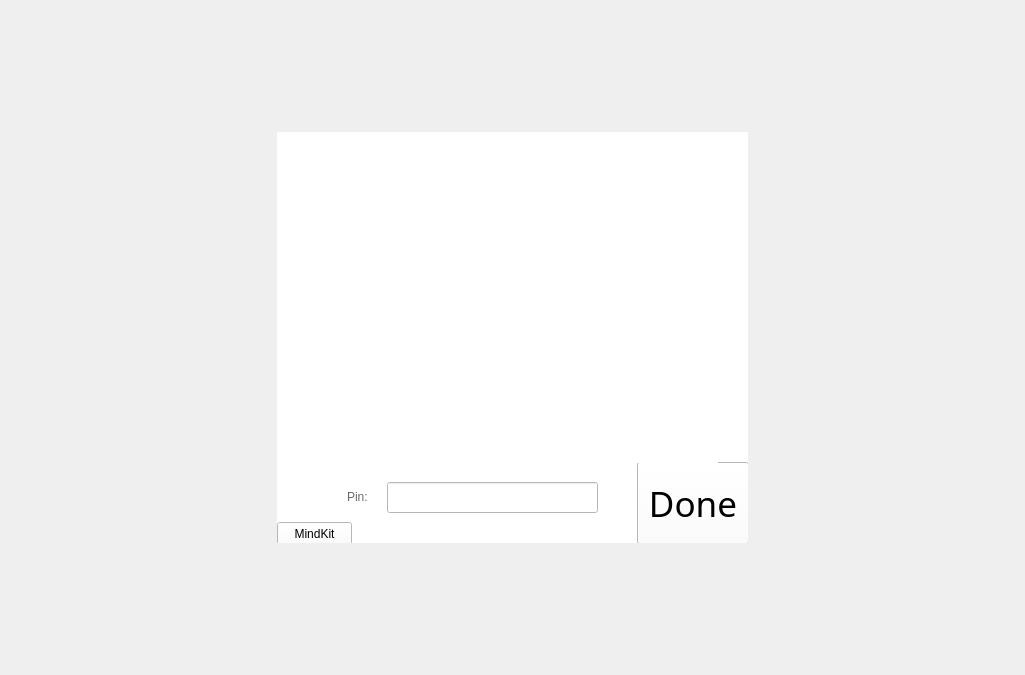
<?xml version="1.0" encoding="UTF-8"?>
<ui version="4.0">
 <class>Parameter_DigitalPin_Form</class>
 <widget class="QWidget" name="Parameter_DigitalPin_Form">
  <property name="geometry">
   <rect>
    <x>0</x>
    <y>0</y>
    <width>1025</width>
    <height>675</height>
   </rect>
  </property>
  <property name="minimumSize">
   <size>
    <width>1025</width>
    <height>675</height>
   </size>
  </property>
  <property name="windowTitle">
   <string>Form</string>
  </property>
  <property name="styleSheet">
   <string notr="true">QWidget#Parameter_DigitalPin_Form
{
	border-image: url(:/resource/images/common/Transparent_Black_70.png);
}</string>
  </property>
  <layout class="QGridLayout" name="gridLayout">
   <item row="0" column="1">
    <spacer name="verticalSpacer">
     <property name="orientation">
      <enum>Qt::Vertical</enum>
     </property>
     <property name="sizeHint" stdset="0">
      <size>
       <width>20</width>
       <height>114</height>
      </size>
     </property>
    </spacer>
   </item>
   <item row="1" column="0">
    <spacer name="horizontalSpacer">
     <property name="orientation">
      <enum>Qt::Horizontal</enum>
     </property>
     <property name="sizeHint" stdset="0">
      <size>
       <width>259</width>
       <height>20</height>
      </size>
     </property>
    </spacer>
   </item>
   <item row="1" column="1">
    <widget class="QWidget" name="widgetBg" native="true">
     <property name="minimumSize">
      <size>
       <width>471</width>
       <height>411</height>
      </size>
     </property>
     <property name="maximumSize">
      <size>
       <width>471</width>
       <height>411</height>
      </size>
     </property>
     <property name="styleSheet">
      <string notr="true">background-color: rgb(255, 255, 255);</string>
     </property>
     <widget class="PushButtonDone" name="pushButton">
      <property name="geometry">
       <rect>
        <x>360</x>
        <y>330</y>
        <width>112</width>
        <height>82</height>
       </rect>
      </property>
      <property name="font">
       <font>
        <family>Nexa Light</family>
        <pointsize>26</pointsize>
        <weight>50</weight>
        <italic>false</italic>
        <bold>false</bold>
       </font>
      </property>
      <property name="styleSheet">
       <string notr="true">QPushButton
{
	border-image: url(:/resource/images/upload_setting/Done.png);
	border-color: rgba(255, 255, 255, 0);
}
QPushButton:hover
{
	border-image: url(:/resource/images/upload_setting/Done_OVER.png);
	border-color: rgba(255, 255, 255, 0);
}</string>
      </property>
      <property name="text">
       <string>Done</string>
      </property>
      <property name="shortcut">
       <string>Ctrl+Return</string>
      </property>
      <property name="default">
       <bool>false</bool>
      </property>
     </widget>
     <widget class="QLineEdit" name="lineEdit">
      <property name="geometry">
       <rect>
        <x>110</x>
        <y>350</y>
        <width>211</width>
        <height>31</height>
       </rect>
      </property>
      <property name="styleSheet">
       <string notr="true">font: 17pt &quot;Microsoft YaHei UI&quot;;</string>
      </property>
     </widget>
     <widget class="QLabel" name="label">
      <property name="geometry">
       <rect>
        <x>70</x>
        <y>352</y>
        <width>31</width>
        <height>25</height>
       </rect>
      </property>
      <property name="styleSheet">
       <string notr="true">color: rgb(105, 105, 105);
font: 13pt &quot;Microsoft JhengHei&quot;;</string>
      </property>
      <property name="text">
       <string>Pin:</string>
      </property>
     </widget>
     <widget class="QLabel" name="backgourndimage">
      <property name="geometry">
       <rect>
        <x>20</x>
        <y>10</y>
        <width>421</width>
        <height>321</height>
       </rect>
      </property>
      <property name="text">
       <string/>
      </property>
      <property name="pixmap">
       <pixmap resource="src.qrc">:/resource/images/parameter_input/DigitalPin/ArduinoUNO_Digital.png</pixmap>
      </property>
     </widget>
     <widget class="QPushButton" name="DigitalPin_0">
      <property name="geometry">
       <rect>
        <x>403</x>
        <y>13</y>
        <width>16</width>
        <height>41</height>
       </rect>
      </property>
      <property name="styleSheet">
       <string notr="true">QPushButton
{
	border-color: rgba(0, 255, 0, 0);
}

QPushButton:pressed
{
	border-color: rgba(255, 0, 0, 0);
}</string>
      </property>
      <property name="text">
       <string/>
      </property>
      <property name="icon">
       <iconset resource="src.qrc">
        <normaloff>:/resource/images/parameter_input/AnalogPin/SelectBox.png</normaloff>:/resource/images/parameter_input/AnalogPin/SelectBox.png</iconset>
      </property>
      <property name="iconSize">
       <size>
        <width>0</width>
        <height>37</height>
       </size>
      </property>
      <property name="flat">
       <bool>true</bool>
      </property>
     </widget>
     <widget class="QPushButton" name="DigitalPin_1">
      <property name="geometry">
       <rect>
        <x>388</x>
        <y>13</y>
        <width>16</width>
        <height>41</height>
       </rect>
      </property>
      <property name="text">
       <string/>
      </property>
      <property name="icon">
       <iconset resource="src.qrc">
        <normaloff>:/resource/images/parameter_input/AnalogPin/SelectBox.png</normaloff>:/resource/images/parameter_input/AnalogPin/SelectBox.png</iconset>
      </property>
      <property name="iconSize">
       <size>
        <width>0</width>
        <height>37</height>
       </size>
      </property>
      <property name="flat">
       <bool>true</bool>
      </property>
     </widget>
     <widget class="QPushButton" name="DigitalPin_2">
      <property name="geometry">
       <rect>
        <x>373</x>
        <y>13</y>
        <width>16</width>
        <height>41</height>
       </rect>
      </property>
      <property name="text">
       <string/>
      </property>
      <property name="icon">
       <iconset resource="src.qrc">
        <normaloff>:/resource/images/parameter_input/AnalogPin/SelectBox.png</normaloff>:/resource/images/parameter_input/AnalogPin/SelectBox.png</iconset>
      </property>
      <property name="iconSize">
       <size>
        <width>0</width>
        <height>37</height>
       </size>
      </property>
      <property name="flat">
       <bool>true</bool>
      </property>
     </widget>
     <widget class="QPushButton" name="DigitalPin_3">
      <property name="geometry">
       <rect>
        <x>357</x>
        <y>13</y>
        <width>16</width>
        <height>41</height>
       </rect>
      </property>
      <property name="text">
       <string/>
      </property>
      <property name="icon">
       <iconset resource="src.qrc">
        <normaloff>:/resource/images/parameter_input/AnalogPin/SelectBox.png</normaloff>:/resource/images/parameter_input/AnalogPin/SelectBox.png</iconset>
      </property>
      <property name="iconSize">
       <size>
        <width>0</width>
        <height>37</height>
       </size>
      </property>
      <property name="flat">
       <bool>true</bool>
      </property>
     </widget>
     <widget class="QPushButton" name="DigitalPin_4">
      <property name="geometry">
       <rect>
        <x>342</x>
        <y>13</y>
        <width>16</width>
        <height>41</height>
       </rect>
      </property>
      <property name="text">
       <string/>
      </property>
      <property name="icon">
       <iconset resource="src.qrc">
        <normaloff>:/resource/images/parameter_input/AnalogPin/SelectBox.png</normaloff>:/resource/images/parameter_input/AnalogPin/SelectBox.png</iconset>
      </property>
      <property name="iconSize">
       <size>
        <width>0</width>
        <height>37</height>
       </size>
      </property>
      <property name="flat">
       <bool>true</bool>
      </property>
     </widget>
     <widget class="QPushButton" name="DigitalPin_5">
      <property name="geometry">
       <rect>
        <x>327</x>
        <y>13</y>
        <width>16</width>
        <height>41</height>
       </rect>
      </property>
      <property name="text">
       <string/>
      </property>
      <property name="icon">
       <iconset resource="src.qrc">
        <normaloff>:/resource/images/parameter_input/AnalogPin/SelectBox.png</normaloff>:/resource/images/parameter_input/AnalogPin/SelectBox.png</iconset>
      </property>
      <property name="iconSize">
       <size>
        <width>0</width>
        <height>37</height>
       </size>
      </property>
      <property name="flat">
       <bool>true</bool>
      </property>
     </widget>
     <widget class="QPushButton" name="DigitalPin_6">
      <property name="geometry">
       <rect>
        <x>312</x>
        <y>13</y>
        <width>16</width>
        <height>41</height>
       </rect>
      </property>
      <property name="text">
       <string/>
      </property>
      <property name="icon">
       <iconset resource="src.qrc">
        <normaloff>:/resource/images/parameter_input/AnalogPin/SelectBox.png</normaloff>:/resource/images/parameter_input/AnalogPin/SelectBox.png</iconset>
      </property>
      <property name="iconSize">
       <size>
        <width>0</width>
        <height>37</height>
       </size>
      </property>
      <property name="flat">
       <bool>true</bool>
      </property>
     </widget>
     <widget class="QPushButton" name="DigitalPin_7">
      <property name="geometry">
       <rect>
        <x>297</x>
        <y>13</y>
        <width>16</width>
        <height>41</height>
       </rect>
      </property>
      <property name="text">
       <string/>
      </property>
      <property name="icon">
       <iconset resource="src.qrc">
        <normaloff>:/resource/images/parameter_input/AnalogPin/SelectBox.png</normaloff>:/resource/images/parameter_input/AnalogPin/SelectBox.png</iconset>
      </property>
      <property name="iconSize">
       <size>
        <width>0</width>
        <height>37</height>
       </size>
      </property>
      <property name="flat">
       <bool>true</bool>
      </property>
     </widget>
     <widget class="QPushButton" name="DigitalPin_8">
      <property name="geometry">
       <rect>
        <x>267</x>
        <y>13</y>
        <width>16</width>
        <height>41</height>
       </rect>
      </property>
      <property name="text">
       <string/>
      </property>
      <property name="icon">
       <iconset resource="src.qrc">
        <normaloff>:/resource/images/parameter_input/AnalogPin/SelectBox.png</normaloff>:/resource/images/parameter_input/AnalogPin/SelectBox.png</iconset>
      </property>
      <property name="iconSize">
       <size>
        <width>0</width>
        <height>37</height>
       </size>
      </property>
      <property name="flat">
       <bool>true</bool>
      </property>
     </widget>
     <widget class="QPushButton" name="DigitalPin_9">
      <property name="geometry">
       <rect>
        <x>252</x>
        <y>13</y>
        <width>16</width>
        <height>41</height>
       </rect>
      </property>
      <property name="text">
       <string/>
      </property>
      <property name="icon">
       <iconset resource="src.qrc">
        <normaloff>:/resource/images/parameter_input/AnalogPin/SelectBox.png</normaloff>:/resource/images/parameter_input/AnalogPin/SelectBox.png</iconset>
      </property>
      <property name="iconSize">
       <size>
        <width>0</width>
        <height>37</height>
       </size>
      </property>
      <property name="flat">
       <bool>true</bool>
      </property>
     </widget>
     <widget class="QPushButton" name="DigitalPin_10">
      <property name="geometry">
       <rect>
        <x>237</x>
        <y>13</y>
        <width>16</width>
        <height>41</height>
       </rect>
      </property>
      <property name="text">
       <string/>
      </property>
      <property name="icon">
       <iconset resource="src.qrc">
        <normaloff>:/resource/images/parameter_input/AnalogPin/SelectBox.png</normaloff>:/resource/images/parameter_input/AnalogPin/SelectBox.png</iconset>
      </property>
      <property name="iconSize">
       <size>
        <width>0</width>
        <height>37</height>
       </size>
      </property>
      <property name="flat">
       <bool>true</bool>
      </property>
     </widget>
     <widget class="QPushButton" name="DigitalPin_11">
      <property name="geometry">
       <rect>
        <x>222</x>
        <y>13</y>
        <width>16</width>
        <height>41</height>
       </rect>
      </property>
      <property name="text">
       <string/>
      </property>
      <property name="icon">
       <iconset resource="src.qrc">
        <normaloff>:/resource/images/parameter_input/AnalogPin/SelectBox.png</normaloff>:/resource/images/parameter_input/AnalogPin/SelectBox.png</iconset>
      </property>
      <property name="iconSize">
       <size>
        <width>0</width>
        <height>37</height>
       </size>
      </property>
      <property name="flat">
       <bool>true</bool>
      </property>
     </widget>
     <widget class="QPushButton" name="DigitalPin_12">
      <property name="geometry">
       <rect>
        <x>207</x>
        <y>13</y>
        <width>16</width>
        <height>41</height>
       </rect>
      </property>
      <property name="text">
       <string/>
      </property>
      <property name="icon">
       <iconset resource="src.qrc">
        <normaloff>:/resource/images/parameter_input/AnalogPin/SelectBox.png</normaloff>:/resource/images/parameter_input/AnalogPin/SelectBox.png</iconset>
      </property>
      <property name="iconSize">
       <size>
        <width>0</width>
        <height>37</height>
       </size>
      </property>
      <property name="flat">
       <bool>true</bool>
      </property>
     </widget>
     <widget class="QPushButton" name="DigitalPin_13">
      <property name="geometry">
       <rect>
        <x>192</x>
        <y>13</y>
        <width>16</width>
        <height>41</height>
       </rect>
      </property>
      <property name="text">
       <string/>
      </property>
      <property name="icon">
       <iconset resource="src.qrc">
        <normaloff>:/resource/images/parameter_input/AnalogPin/SelectBox.png</normaloff>:/resource/images/parameter_input/AnalogPin/SelectBox.png</iconset>
      </property>
      <property name="iconSize">
       <size>
        <width>0</width>
        <height>37</height>
       </size>
      </property>
      <property name="flat">
       <bool>true</bool>
      </property>
     </widget>
     <widget class="QPushButton" name="pushButtonMindkit">
      <property name="geometry">
       <rect>
        <x>0</x>
        <y>390</y>
        <width>75</width>
        <height>23</height>
       </rect>
      </property>
      <property name="text">
       <string>MindKit</string>
      </property>
     </widget>
    </widget>
   </item>
   <item row="1" column="2">
    <spacer name="horizontalSpacer_2">
     <property name="orientation">
      <enum>Qt::Horizontal</enum>
     </property>
     <property name="sizeHint" stdset="0">
      <size>
       <width>259</width>
       <height>20</height>
      </size>
     </property>
    </spacer>
   </item>
   <item row="2" column="1">
    <spacer name="verticalSpacer_2">
     <property name="orientation">
      <enum>Qt::Vertical</enum>
     </property>
     <property name="sizeHint" stdset="0">
      <size>
       <width>20</width>
       <height>114</height>
      </size>
     </property>
    </spacer>
   </item>
  </layout>
 </widget>
 <customwidgets>
  <customwidget>
   <class>PushButtonDone</class>
   <extends>QPushButton</extends>
   <header>PushButtonDone.h</header>
  </customwidget>
 </customwidgets>
 <tabstops>
  <tabstop>lineEdit</tabstop>
  <tabstop>pushButton</tabstop>
 </tabstops>
 <resources>
  <include location="src.qrc"/>
 </resources>
 <connections/>
</ui>
